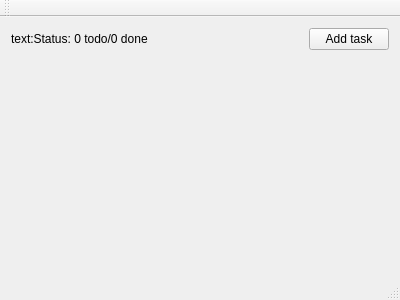
<?xml version="1.0" encoding="UTF-8"?>
<ui version="4.0">
 <class>MainWindow</class>
 <widget class="QMainWindow" name="MainWindow">
  <property name="geometry">
   <rect>
    <x>0</x>
    <y>0</y>
    <width>400</width>
    <height>300</height>
   </rect>
  </property>
  <property name="windowTitle">
   <string>Todo</string>
  </property>
  <widget class="QWidget" name="centralWidget">
   <layout class="QVBoxLayout" name="verticalLayout">
    <item>
     <layout class="QHBoxLayout" name="toolbarLayout">
      <item>
       <widget class="QLabel" name="statusLabel">
        <property name="text">
         <string>text:Status: 0 todo/0 done</string>
        </property>
       </widget>
      </item>
      <item>
       <spacer name="horizontalSpacer">
        <property name="orientation">
         <enum>Qt::Horizontal</enum>
        </property>
        <property name="sizeHint" stdset="0">
         <size>
          <width>40</width>
          <height>20</height>
         </size>
        </property>
       </spacer>
      </item>
      <item>
       <widget class="QPushButton" name="addTaskButton">
        <property name="text">
         <string>Add task</string>
        </property>
       </widget>
      </item>
     </layout>
    </item>
    <item>
     <layout class="QVBoxLayout" name="taskLayout"/>
    </item>
    <item>
     <spacer name="verticalSpacer">
      <property name="orientation">
       <enum>Qt::Vertical</enum>
      </property>
      <property name="sizeHint" stdset="0">
       <size>
        <width>20</width>
        <height>40</height>
       </size>
      </property>
     </spacer>
    </item>
   </layout>
  </widget>
  <widget class="QMenuBar" name="menuBar">
   <property name="geometry">
    <rect>
     <x>0</x>
     <y>0</y>
     <width>400</width>
     <height>23</height>
    </rect>
   </property>
  </widget>
  <widget class="QToolBar" name="mainToolBar">
   <attribute name="toolBarArea">
    <enum>TopToolBarArea</enum>
   </attribute>
   <attribute name="toolBarBreak">
    <bool>false</bool>
   </attribute>
  </widget>
  <widget class="QStatusBar" name="statusBar"/>
 </widget>
 <layoutdefault spacing="6" margin="11"/>
 <resources/>
 <connections/>
</ui>
